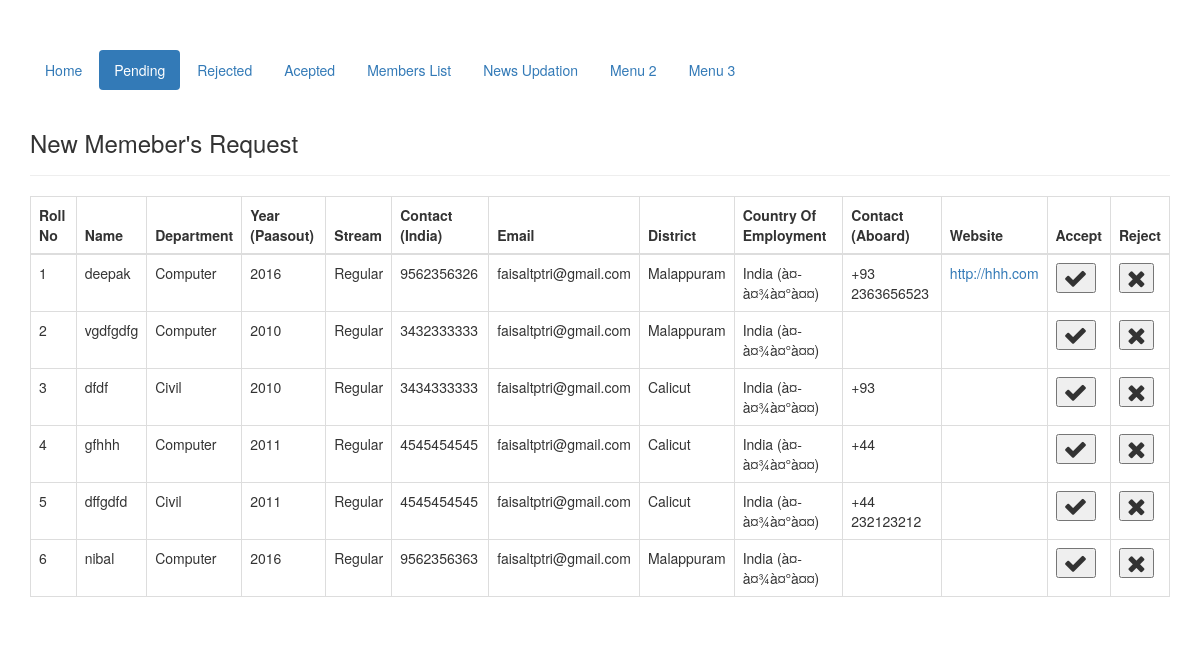
Page /Admin/candidaterequest.php on the committed database.
### tables this page shows
CREATE TABLE IF NOT EXISTS `registration` (
  `id` bigint(255) NOT NULL AUTO_INCREMENT,
  `name` varchar(500) DEFAULT NULL,
  `department` varchar(500) DEFAULT NULL,
  `year` varchar(500) DEFAULT NULL,
  `stream` varchar(500) DEFAULT NULL,
  `contact` bigint(255) DEFAULT NULL,
  `email` varchar(500) DEFAULT NULL,
  `district` varchar(500) DEFAULT NULL,
  `e_country` varchar(500) DEFAULT NULL,
  `a_contact` varchar(500) DEFAULT NULL,
  `website` varchar(500) DEFAULT NULL,
  `status` varchar(500) DEFAULT NULL,
  PRIMARY KEY (`id`)
);

### Admin/candidaterequest.php (the view, shortened to what this page needs)
<!DOCTYPE html PUBLIC "-//W3C//DTD XHTML 1.0 Transitional//EN" "http://www.w3.org/TR/xhtml1/DTD/xhtml1-transitional.dtd">
<html xmlns="http://www.w3.org/1999/xhtml">
<head>
        <link rel="stylesheet" href="../css/bootstrap.min.css">
        <link rel="stylesheet" href="../css/responsive.css">
        <link rel="stylesheet" href="https://cdnjs.cloudflare.com/ajax/libs/font-awesome/4.7.0/css/font-awesome.min.css">
</head>
<body style="padding-top: 50px;">
<div class="container">
<div class="row">
 <div class="col-sm-12">
  <ul class="nav nav-pills">
    <li><a href="#">Home</a></li>
     <li class="active"><a href="candidaterequest.php">Pending</a></li>
     <li><a href="rejuctrequest.php">Rejected</a></li>
     <li><a href="acceptrequest.php">Acepted</a></li>
      <li><a href="memeberlist.php">Members List</a></li>
    <li><a href="news.php">News Updation</a></li>
    <li><a href="#">Menu 2</a></li>
    <li><a href="#">Menu 3</a></li>
  </ul>
  </div>
  </div>
  <div class="col-sm-12">
  <div class="row">
  <div class="page-header"><h3>New Memeber's Request</h3></div>
<div class="table-responsive">
   <table class="table table-bordered ">
    <thead>
      <tr>
        <th>Roll No</th>
        <th>Name</th>
        <th>Department</th>
        <th>Year (Paasout)</th>
        <th>Stream</th>
        <th>Contact (India)</th>
        <th>Email</th>
         <th>District</th>
        <th>Country Of Employment</th>
        <th>Contact (Aboard)</th>
        <th>Website</th>
        <th>Accept</th>
        <th>Reject</th>
      </tr>
    </thead>
    <tbody>
     <?php
$i=1;
$qr=mysql_query("select * from registration where status='Under Verification'")or die(mysql_error());
if(mysql_num_rows($qr)>0)
{
	while($arra=mysql_fetch_array($qr))
	{
	?>
      <tr>
        <td><?php echo $i; ?></td>
        <td><?php echo $arra[1] ?></td>
        <td><?php echo $arra[2] ?></td>
        <td><?php echo $arra[3] ?></td>
        <td><?php echo $arra[4] ?></td>
        <td><?php echo $arra[5] ?></td>
        <td><?php echo $arra[6] ?></td>
        <td><?php echo $arra[7] ?></td>
        <td><?php echo $arra[8] ?></td>
        <td><?php echo $arra[9] ?></td>
        <td><a href="<?php echo $arra[10] ?>"><?php echo $arra[10] ?></a></td>
        <td><button><i class="fa fa-check" style="font-size:24px"></i></button></td>
        <td><button><i class="fa fa-close" style="font-size:24px"></i></button></td>
      </tr>
      <?php $i++; }} ?>
    </tbody>
  </table>
  </div>
</div>
</div>
</div>
</body>
</html>

### rows in the picture
registration: name "deepak", department "Computer", year "2016", stream "Regular", contact "9562356326", email "faisaltptri@gmail.com", district "Malappuram", e_country "India (à¤­à¤¾à¤°à¤¤)", a_contact "+93 2363656523", website "http://hhh.com"
registration: name "vgdfgdfg", department "Computer", year "2010", stream "Regular", contact "3432333333", email "faisaltptri@gmail.com", district "Malappuram", e_country "India (à¤­à¤¾à¤°à¤¤)"
registration: name "dfdf", department "Civil", year "2010", stream "Regular", contact "3434333333", email "faisaltptri@gmail.com", district "Calicut", e_country "India (à¤­à¤¾à¤°à¤¤)", a_contact "+93"
registration: name "gfhhh", department "Computer", year "2011", stream "Regular", contact "4545454545", email "faisaltptri@gmail.com", district "Calicut", e_country "India (à¤­à¤¾à¤°à¤¤)", a_contact "+44"
registration: name "dffgdfd", department "Civil", year "2011", stream "Regular", contact "4545454545", email "faisaltptri@gmail.com", district "Calicut", e_country "India (à¤­à¤¾à¤°à¤¤)", a_contact "+44 232123212"
registration: name "nibal", department "Computer", year "2016", stream "Regular", contact "9562356363", email "faisaltptri@gmail.com", district "Malappuram", e_country "India (à¤­à¤¾à¤°à¤¤)"
